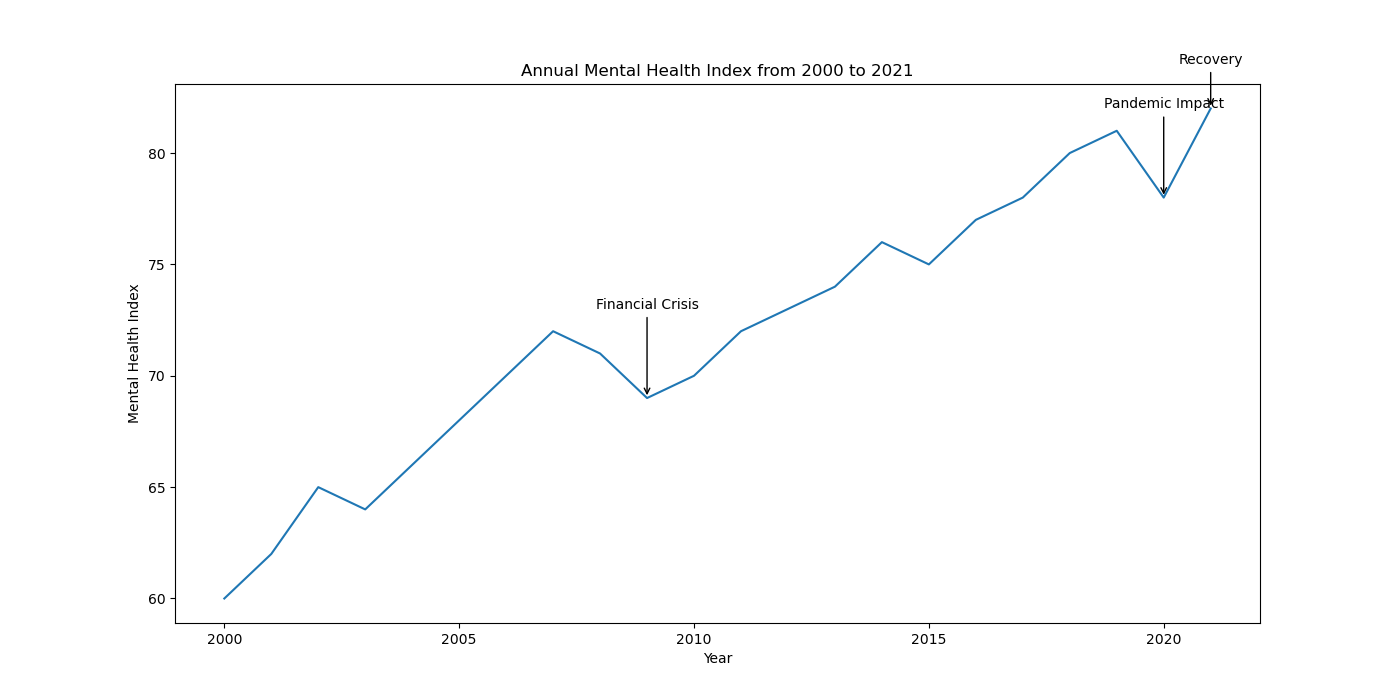

Generate this figure with Python:

import seaborn as sns
import pandas as pd
import matplotlib.pyplot as plt

# Create DataFrame from provided data
data = {
    'Year': list(range(2000, 2022)),
    'Mental Health Index': [60, 62, 65, 64, 66, 68, 70, 72, 71, 69, 70, 72, 73, 74, 76, 75, 77, 78, 80, 81, 78, 82]
}

df = pd.DataFrame(data)

# Settings for colors and figure size
line_colors = ["#1f77b4"]
plt.figure(figsize=(14, 7))

# Plot the line chart with seaborn
ax = sns.lineplot(x='Year', y='Mental Health Index', data=df, color=line_colors[0])

# Add a title and labels
ax.set_title('Annual Mental Health Index from 2000 to 2021')
ax.set_xlabel('Year')
ax.set_ylabel('Mental Health Index')

# Annotate significant data points
ax.annotate('Financial Crisis', xy=(2009, 69), xytext=(2009, 73),
            arrowprops=dict(facecolor='black', arrowstyle="->"),
            ha='center')

ax.annotate('Pandemic Impact', xy=(2020, 78), xytext=(2020, 82),
            arrowprops=dict(facecolor='black', arrowstyle="->"),
            ha='center')

ax.annotate('Recovery', xy=(2021, 82), xytext=(2021, 84),
            arrowprops=dict(facecolor='black', arrowstyle="->"),
            ha='center')

# Show the plot
plt.show()
